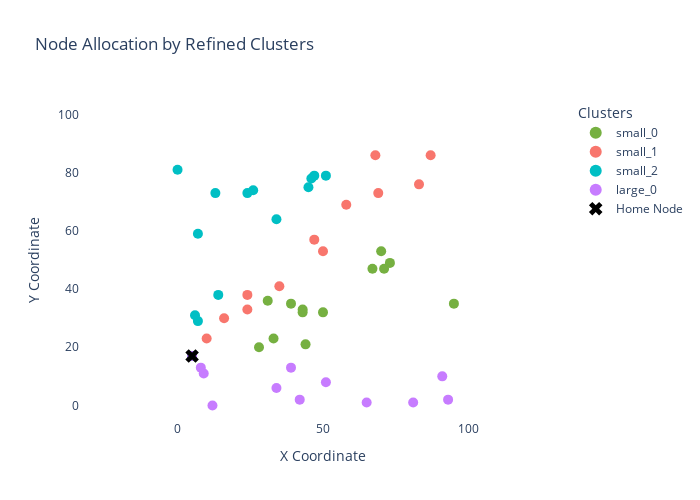

Notebook code for this chart:
### Code cell
plot_refined_clusters(clusters, nodes_df, home_node_id=0)

### Figure 1 — Plotly figure (JSON) as saved in the notebook; plotly's stock layout.template omitted (floating-point values rounded to 4 significant figures)
{"data": [{"hoverinfo": "text", "hovertext": ["Node: 0<br>Days: [0, 1, 2, 3]<br>Priority: 0.71", "Node: 12<br>Days: [1, 2, 3, 4]<br>Priority: 0.07", "Node: 13<br>Days: [0, 1, 2, 4]<br>Priority: 0.40", "Node: 16<br>Days: [0, 1, 2, 4]<br>Priority: 0.27", "Node: 22<br>Days: [1, 2, 3, 4]<br>Priority: 0.30", "Node: 23<br>Days: [1, 2, 3, 4]<br>Priority: 0.21", "Node: 24<br>Days: [0, 1, 2, 3]<br>Priority: 0.07", "Node: 29<br>Days: [0, 1, 3, 4]<br>Priority: 0.62", "Node: 30<br>Days: [0, 2, 3, 4]<br>Priority: 0.30", "Node: 31<br>Days: [0, 1, 2, 3]<br>Priority: 0.56", "Node: 42<br>Days: [0, 2, 3, 4]<br>Priority: 0.34", "Node: 43<br>Days: [0, 1, 2, 4]<br>Priority: 0.55", "Node: 47<br>Days: [0, 1, 3, 4]<br>Priority: 0.20", "Node: 48<br>Days: [1, 2, 3, 4]<br>Priority: 0.21"], "marker": {"color": "#76B041", "size": 10}, "mode": "markers", "name": "small_0", "type": "scatter", "x": [5, 73, 71, 67, 50, 43, 31, 33, 70, 44, 28, 95, 43, 39], "y": [17, 49, 47, 47, 32, 33, 36, 23, 53, 21, 20, 35, 32, 35]}, {"hoverinfo": "text", "hovertext": ["Node: 0<br>Days: [0, 1, 2, 3]<br>Priority: 0.71", "Node: 1<br>Days: [0, 2, 3, 4]<br>Priority: 0.55", "Node: 2<br>Days: [1, 2, 3, 4]<br>Priority: 0.61", "Node: 3<br>Days: [0, 1, 2, 4]<br>Priority: 0.29", "Node: 6<br>Days: [0, 1, 2, 3]<br>Priority: 0.54", "Node: 8<br>Days: [0, 1, 3, 4]<br>Priority: 0.65", "Node: 10<br>Days: [0, 1, 2, 4]<br>Priority: 0.25", "Node: 25<br>Days: [0, 2, 3, 4]<br>Priority: 1.00", "Node: 28<br>Days: [0, 1, 2, 4]<br>Priority: 0.39", "Node: 32<br>Days: [0, 2, 3, 4]<br>Priority: 0.42", "Node: 39<br>Days: [0, 1, 2, 3]<br>Priority: 0.79", "Node: 44<br>Days: [0, 1, 2, 3]<br>Priority: 0.61", "Node: 46<br>Days: [0, 1, 2, 3]<br>Priority: 0.59"], "marker": {"color": "#F8766D", "size": 10}, "mode": "markers", "name": "small_1", "type": "scatter", "x": [5, 24, 47, 50, 69, 35, 24, 83, 16, 87, 58, 10, 68], "y": [17, 38, 57, 53, 73, 41, 33, 76, 30, 86, 69, 23, 86]}, {"hoverinfo": "text", "hovertext": ["Node: 0<br>Days: [0, 1, 2, 3]<br>Priority: 0.71", "Node: 7<br>Days: [0, 1, 2, 3]<br>Priority: 1.00", "Node: 14<br>Days: [0, 1, 3, 4]<br>Priority: 0.12", "Node: 19<br>Days: [1, 2, 3, 4]<br>Priority: 0.94", "Node: 21<br>Days: [0, 1, 2, 3]<br>Priority: 0.70", "Node: 26<br>Days: [0, 2, 3, 4]<br>Priority: 0.24", "Node: 33<br>Days: [0, 2, 3, 4]<br>Priority: 0.59", "Node: 34<br>Days: [1, 2, 3, 4]<br>Priority: 0.70", "Node: 35<br>Days: [0, 1, 3, 4]<br>Priority: 1.00", "Node: 36<br>Days: [0, 1, 3, 4]<br>Priority: 0.08", "Node: 37<br>Days: [0, 1, 3, 4]<br>Priority: 0.17", "Node: 38<br>Days: [0, 1, 3, 4]<br>Priority: 0.16", "Node: 40<br>Days: [1, 2, 3, 4]<br>Priority: 0.14", "Node: 45<br>Days: [0, 2, 3, 4]<br>Priority: 0.20"], "marker": {"color": "#00BFC4", "size": 10}, "mode": "markers", "name": "small_2", "type": "scatter", "x": [5, 0, 26, 34, 47, 45, 24, 46, 51, 7, 13, 14, 7, 6], "y": [17, 81, 74, 64, 79, 75, 73, 78, 79, 59, 73, 38, 29, 31]}, {"hoverinfo": "text", "hovertext": ["Node: 0<br>Days: [0, 1, 2, 3]<br>Priority: 0.71", "Node: 4<br>Days: [0, 1, 2, 3]<br>Priority: 1.00", "Node: 5<br>Days: [0, 1, 2, 3]<br>Priority: 0.14", "Node: 9<br>Days: [0, 1, 2, 4]<br>Priority: 0.18", "Node: 11<br>Days: [0, 1, 2, 3]<br>Priority: 0.03", "Node: 15<br>Days: [0, 2, 3, 4]<br>Priority: 0.32", "Node: 17<br>Days: [0, 1, 3, 4]<br>Priority: 1.00", "Node: 18<br>Days: [0, 1, 2, 4]<br>Priority: 0.08", "Node: 20<br>Days: [0, 2, 3, 4]<br>Priority: 0.93", "Node: 27<br>Days: [0, 2, 3, 4]<br>Priority: 0.53", "Node: 41<br>Days: [0, 1, 2, 4]<br>Priority: 0.45", "Node: 49<br>Days: [0, 1, 2, 4]<br>Priority: 1.00"], "marker": {"color": "#C77CFF", "size": 10}, "mode": "markers", "name": "large_0", "type": "scatter", "x": [5, 12, 39, 65, 34, 93, 91, 9, 8, 51, 42, 81], "y": [17, 0, 13, 1, 6, 2, 10, 11, 13, 8, 2, 1]}, {"hoverinfo": "text", "hovertext": "Home: Node 0", "marker": {"color": "black", "size": 12, "symbol": "x"}, "mode": "markers", "name": "Home Node", "type": "scatter", "x": [5], "y": [17]}], "layout": {"height": 500, "hovermode": "closest", "legend": {"itemsizing": "constant", "title": {"text": "Clusters"}}, "plot_bgcolor": "white", "title": {"text": "Node Allocation by Refined Clusters"}, "width": 700, "xaxis": {"range": [-5, 105], "title": {"text": "X Coordinate"}}, "yaxis": {"range": [-5, 105], "scaleanchor": "x", "scaleratio": 1, "title": {"text": "Y Coordinate"}}}}
